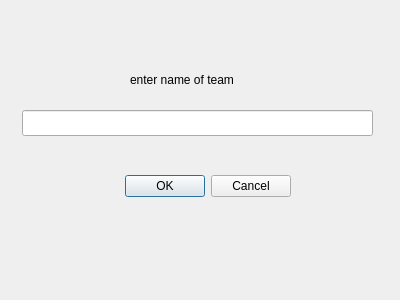
<?xml version="1.0" encoding="UTF-8"?>
<ui version="4.0">
 <class>Dialog_create_team</class>
 <widget class="QDialog" name="Dialog_create_team">
  <property name="geometry">
   <rect>
    <x>0</x>
    <y>0</y>
    <width>400</width>
    <height>300</height>
   </rect>
  </property>
  <property name="windowTitle">
   <string>Dialog</string>
  </property>
  <widget class="QDialogButtonBox" name="buttonBox">
   <property name="geometry">
    <rect>
     <x>-50</x>
     <y>170</y>
     <width>341</width>
     <height>32</height>
    </rect>
   </property>
   <property name="orientation">
    <enum>Qt::Horizontal</enum>
   </property>
   <property name="standardButtons">
    <set>QDialogButtonBox::Cancel|QDialogButtonBox::Ok</set>
   </property>
  </widget>
  <widget class="QLineEdit" name="name_of_team_input">
   <property name="geometry">
    <rect>
     <x>22</x>
     <y>110</y>
     <width>351</width>
     <height>26</height>
    </rect>
   </property>
  </widget>
  <widget class="QLabel" name="label">
   <property name="geometry">
    <rect>
     <x>130</x>
     <y>70</y>
     <width>141</width>
     <height>20</height>
    </rect>
   </property>
   <property name="text">
    <string>enter name of team</string>
   </property>
  </widget>
 </widget>
 <resources/>
 <connections>
  <connection>
   <sender>buttonBox</sender>
   <signal>accepted()</signal>
   <receiver>Dialog_create_team</receiver>
   <slot>accept()</slot>
   <hints>
    <hint type="sourcelabel">
     <x>248</x>
     <y>254</y>
    </hint>
    <hint type="destinationlabel">
     <x>157</x>
     <y>274</y>
    </hint>
   </hints>
  </connection>
  <connection>
   <sender>buttonBox</sender>
   <signal>rejected()</signal>
   <receiver>Dialog_create_team</receiver>
   <slot>reject()</slot>
   <hints>
    <hint type="sourcelabel">
     <x>316</x>
     <y>260</y>
    </hint>
    <hint type="destinationlabel">
     <x>286</x>
     <y>274</y>
    </hint>
   </hints>
  </connection>
 </connections>
</ui>
